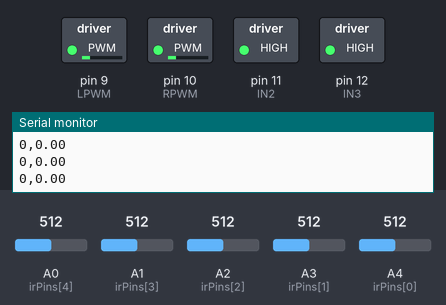
The sketch below on a simulated Arduino Uno, built with avr-gcc and run on an emulated ATmega328P. Parts: switched loads named in the sketch (green lamp = pin HIGH), the last lines printed to the serial monitor. The test bench sets the inputs (shaded band); at power-on: A0 (irPins[4]) = 512, A1 (irPins[3]) = 512, A2 (irPins[2]) = 512, A3 (irPins[1]) = 512, A4 (irPins[0]) = 512.

Above: at 1.2 s.
1.3 s: A0 (irPins[4]) set to 140
At 2.4 s:
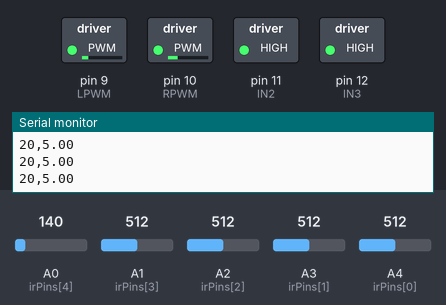
2.8 s: A1 (irPins[3]) set to 140
At 4.0 s:
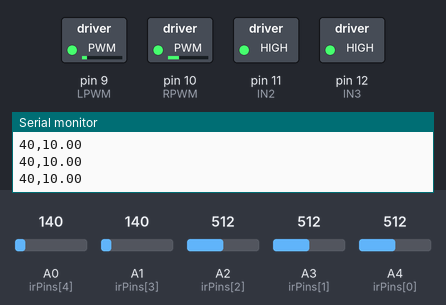
4.3 s: A2 (irPins[2]) set to 140
At 4.6 s:
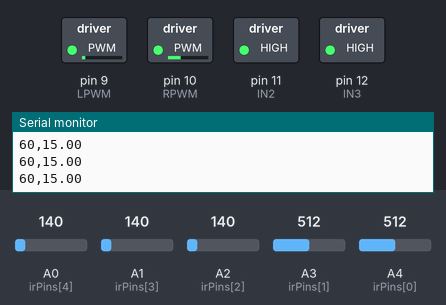
5.8 s: A3 (irPins[1]) set to 140
At 6.4 s:
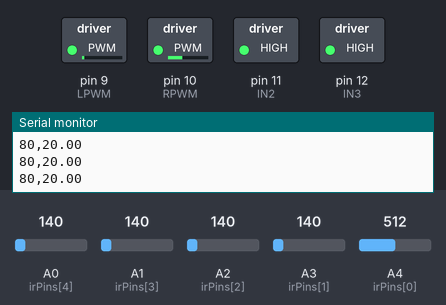
7.3 s: A0 (irPins[4]) set to 167
At 8.1 s:
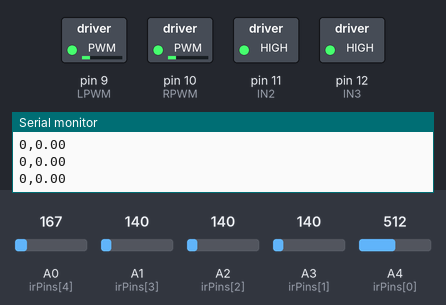
8.8 s: A4 (irPins[0]) set to 167
10.3 s: A4 (irPins[0]) set to 144
At 11.4 s:
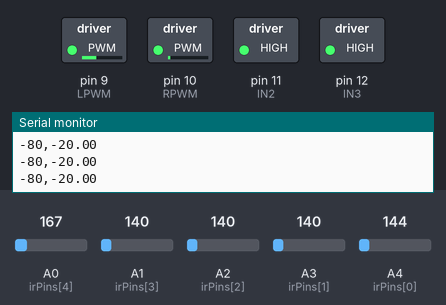
Timing chart, 0 to 12.8 s (numbered marks = the images above; inputs shaded):
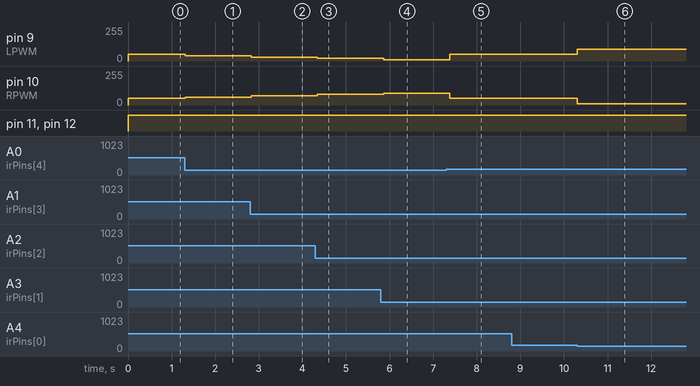

The sketch:

follow_line_robot.ino
```cpp
// Motor
int LPWM = 9; //ENA
int RPWM = 10; //ENB
int IN1 = 8;
int IN2 = 11;
int IN3 = 12;
int IN4 = 13;

// Sensors
int irPins[5] = {A4, A3, A2, A1, A0};
int Weights[5] = {10, 20, 30, 40, 50};
int bitweight[5] = {1, 2, 4, 8, 16};
int sensorADC[5];
int sumOnSensor;
int sensorWeight;
int bit_sensor;

//PID
float line_position;
float center_position = 30;
float error;
float derivative;
float I;
float pervios_error = 0;
int speed = 50;
int Rspeed;
int Lspeed;
float KP = 1;
float KI = 0;
float KD = 1;

int readLine() {
  sensorWeight = 0;
  sumOnSensor = 0;
  bit_sensor = 0;

  for (int i = 0; i < 5; i++) {
    sensorADC[i] = analogRead(irPins[i]);
    if(sensorADC[i] > 150){
      sensorADC[i] = 1;
    }else{
      sensorADC[i] = 0;
    }

    sumOnSensor += sensorADC[i];
    sensorWeight += sensorADC[i] * Weights[i];
    bit_sensor += sensorADC[i] * bitweight[i];
  }
}

void Motor(int Lspeed, int Rspeed){
  if(Lspeed > 0){
    pinMode(IN1, LOW);
    pinMode(IN2, HIGH);
  }else{
    pinMode(IN1, HIGH);
    pinMode(IN2, LOW);
  }

  if(Rspeed > 0){
    pinMode(IN3, HIGH);
    pinMode(IN4, LOW);
  }else{
    pinMode(IN3, LOW);
    pinMode(IN4, HIGH);
  }

  Lspeed = constrain(Lspeed, -255, 255);
  Rspeed = constrain(Rspeed, -255, 255);

  analogWrite(LPWM , abs(Lspeed));
  analogWrite(RPWM , abs(Rspeed));
}

void PID_Controller(int base_speed, float kp, float ki, float kd){
  readLine();

  if(sumOnSensor > 0) line_position = sensorWeight / sumOnSensor;
  error = center_position - line_position; // error
  derivative = error - pervios_error; // derivative
  I += error * (.1);  // integral

  Rspeed = base_speed + (error * kp + ki * I + derivative * kd);
  Lspeed = base_speed - (error * kp + ki * I + derivative * kd);

  Motor(Lspeed, Rspeed);
}

void setup() {
  Serial.begin(9600);

  pinMode(LPWM, OUTPUT);
  pinMode(RPWM, OUTPUT);

  digitalWrite(IN1, OUTPUT);
  digitalWrite(IN2, OUTPUT);
  digitalWrite(IN3, OUTPUT);
  digitalWrite(IN4, OUTPUT);

  Serial.println("u,y");
}

void loop() {

  PID_Controller(speed, KP, KI, KD);
  Serial.print(String(Rspeed - Lspeed)+","+String(error));
  Serial.println("");
  delay(100);

}
```

Measured:
- after the input at 1.3 s, pin 9 (LPWM): 50/255 → 40/255 at once; pin 10 (RPWM): 50/255 → 60/255 at once
- after the input at 2.8 s, pin 9 (LPWM): 40/255 → 30/255 at once; pin 10 (RPWM): 60/255 → 70/255 at once
- after the input at 4.3 s, pin 9 (LPWM): 30/255 → 20/255 after 0.05 s; pin 10 (RPWM): 70/255 → 80/255 after 0.05 s
- after the input at 5.8 s, pin 9 (LPWM): 20/255 → 10/255 after 0.06 s; pin 10 (RPWM): 80/255 → 90/255 after 0.06 s
- after the input at 7.3 s, pin 9 (LPWM): 10/255 → 50/255 after 0.08 s; pin 10 (RPWM): 90/255 → 50/255 after 0.08 s
- after the input at 10.3 s, pin 9 (LPWM): 50/255 → 90/255 at once; pin 10 (RPWM): 50/255 → 10/255 at once
